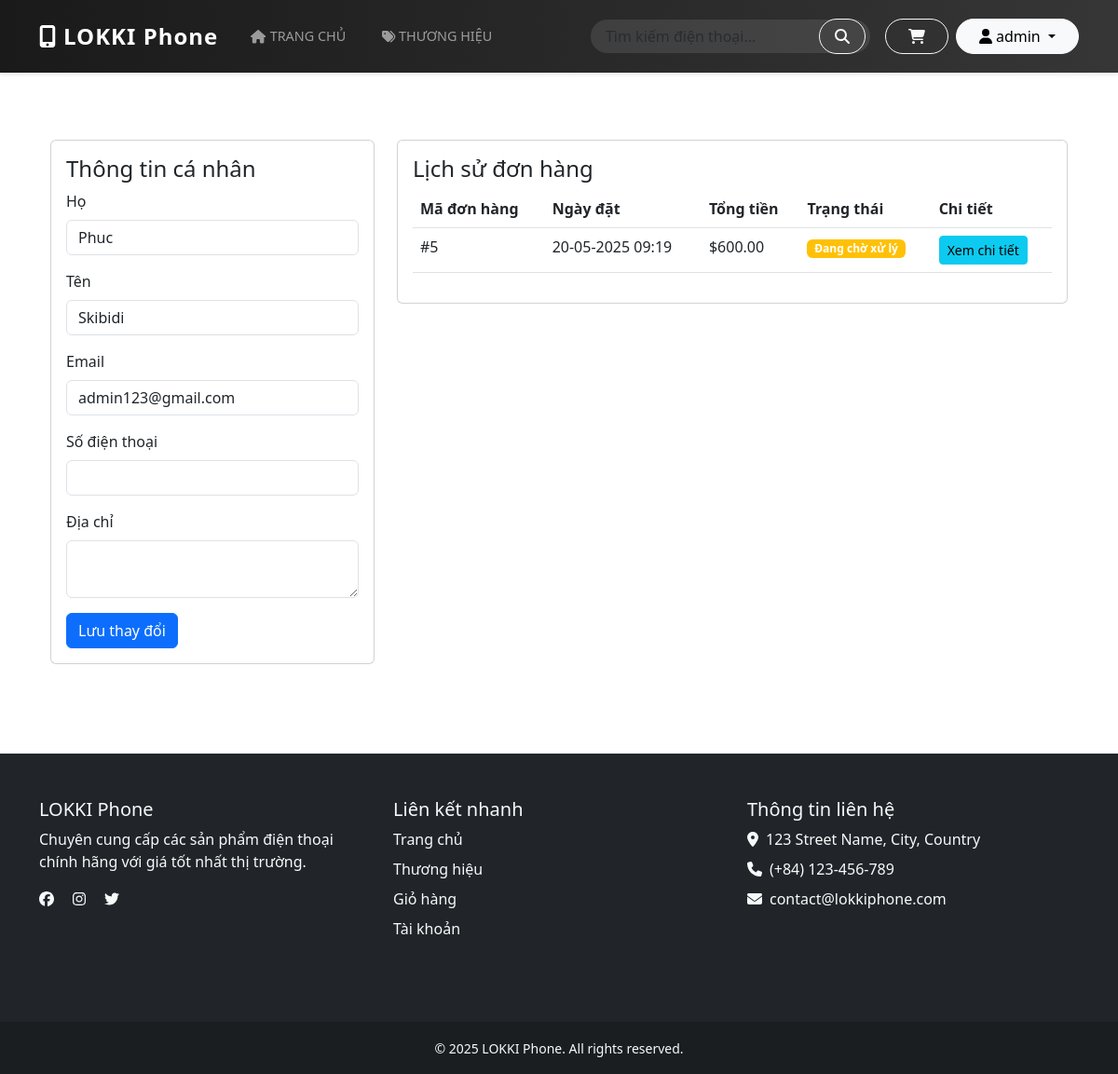
The page /profile/ (signed in) on the database as committed earlier.
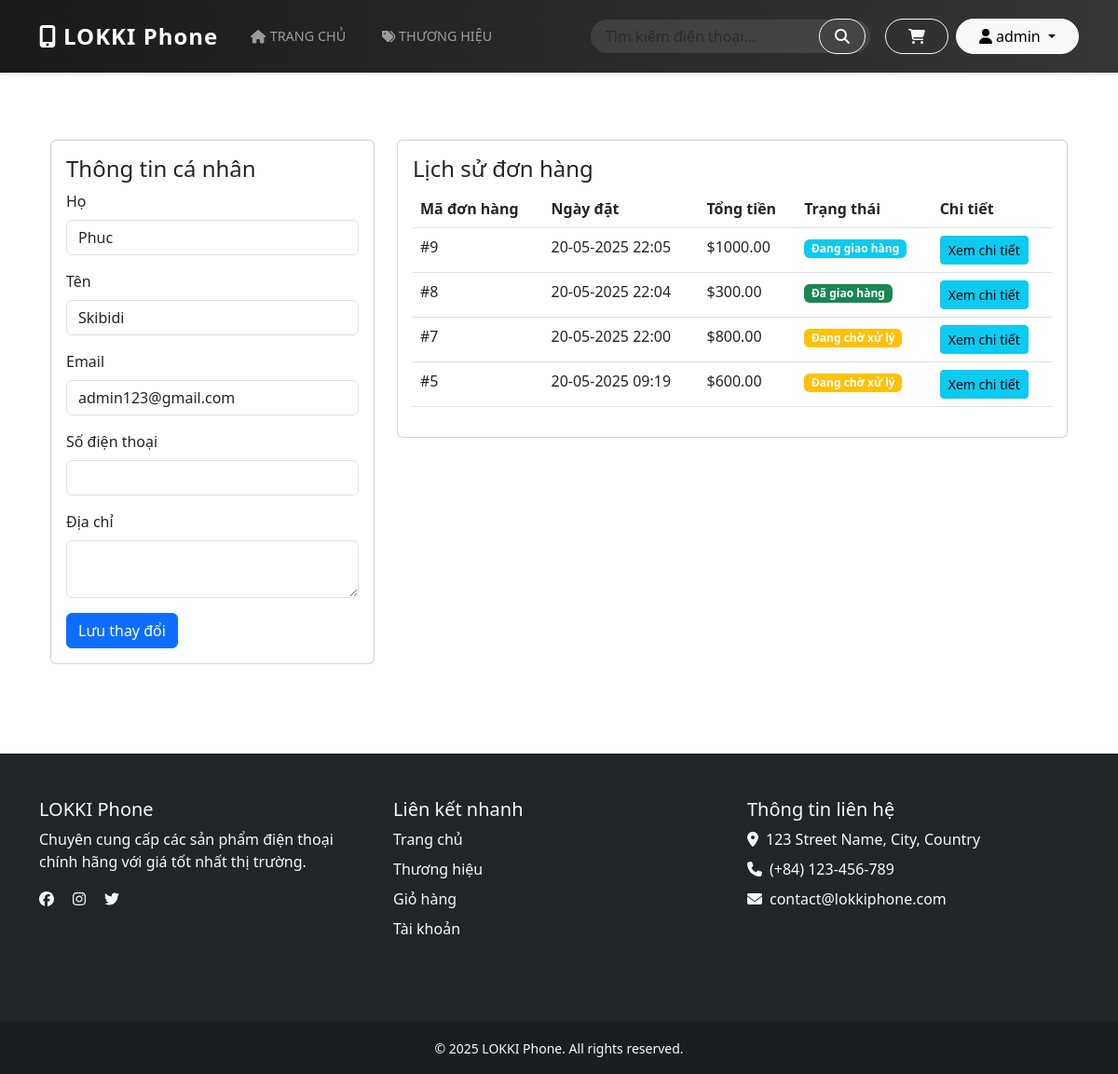
The same page on the database as committed later.
### store/models.py (models this page shows, shortened)
class Order(models.Model):
    STATUS_CHOICES = [
        ('pending', 'Đang chờ xử lý'),
        ('processing', 'Đang xử lý'),
        ('shipped', 'Đang giao hàng'),
        ('completed', 'Đã giao hàng'),
        ('cancelled', 'Đã hủy')
    ]
    PAYMENT_CHOICES = [
        ('cod', 'Thanh toán khi nhận hàng'),
        ('banking', 'Chuyển khoản ngân hàng'),
        ('momo', 'Ví MoMo'),
        ('vnpay', 'VNPay'),
    ]
    user = models.ForeignKey(User, on_delete=models.CASCADE)
    full_name = models.CharField(max_length=100)
    phone = models.CharField(max_length=15)
    address = models.TextField()
    order_note = models.TextField(blank=True, null=True)
    status = models.CharField(max_length=20, choices=STATUS_CHOICES, default='pending')
    payment_method = models.CharField(max_length=20, choices=PAYMENT_CHOICES)
    total = models.DecimalField(max_digits=10, decimal_places=2)
    created_at = models.DateTimeField(auto_now_add=True)
    class Meta:
        verbose_name = 'Đơn hàng'
        verbose_name_plural = 'Đơn hàng'
        ordering = ['-created_at']

### store/views.py (the view, shortened to what this page needs)
# urls.py: path('profile/', views.profile, name='profile'),
@login_required
def profile(request):
    orders = Order.objects.filter(user=request.user).order_by('-created_at')
    return render(request, 'store/profile.html', {
        'orders': orders
    })

### store/templatetags/custom_filters.py (called while the page is built)
@register.filter(name='multiply')
def multiply(value, arg):
    try:
        return float(value) * float(arg)
    except (ValueError, TypeError):
        return ''

### store/templates/store/profile.html (shortened to what the changed rows need)
{% extends 'store/base.html' %}
{% load custom_filters %}
{% block content %}
<div class="container py-5">
    <div class="row">
        <div class="col-md-8">
            <div class="card">
                <div class="card-body">
                    {% if orders %}
                    <div class="table-responsive">
                        <table class="table">
                            <thead>
                                <tr>
                                    <th>Mã đơn hàng</th>
                                    <th>Ngày đặt</th>
                                    <th>Tổng tiền</th>
                                    <th>Trạng thái</th>
                                    <th>Chi tiết</th>
                                </tr>
                            </thead>
                            <tbody>
                                {% for order in orders %}
                                <tr>
                                    <td>#{{ order.id }}</td>
                                    <td>{{ order.created_at|date:"d-m-Y H:i" }}</td>
                                    <td>${{ order.total }}</td>
                                    <td>
                                        {% if order.status == 'pending' %}
                                            <span class="badge bg-warning">Đang chờ xử lý</span>
                                        {% elif order.status == 'processing' %}
                                            <span class="badge bg-primary">Đang xử lý</span>
                                        {% elif order.status == 'shipped' %}
                                            <span class="badge bg-info">Đang giao hàng</span>
                                        {% elif order.status == 'completed' %}
                                            <span class="badge bg-success">Đã giao hàng</span>
                                        {% elif order.status == 'cancelled' %}
                                            <span class="badge bg-danger">Đã hủy</span>
                                        {% endif %}
                                    </td>
                                    <td>
                                        <button type="button" class="btn btn-sm btn-info" data-bs-toggle="modal" data-bs-target="#orderModal{{ order.id }}">
                                            Xem chi tiết
                                        </button>
                                    </td>
                                </tr>
                                {% endfor %}
                            </tbody>
                        </table>
                    </div>
                    {% else %}
                    <p class="text-center">Bạn chưa có đơn hàng nào</p>
                    {% endif %}
                </div>
            </div>
        </div>
    </div>
</div>
{% endblock %}

Rows that differ between the two databases and show on the page:
added Order: id "9", created_at "20-05-2025 22:05", total "1000.00", status "Đang giao hàng"
added Order: id "8", created_at "20-05-2025 22:04", total "300.00", status "Đã giao hàng"
added Order: id "7", created_at "20-05-2025 22:00", total "800.00", status "Đang chờ xử lý"
